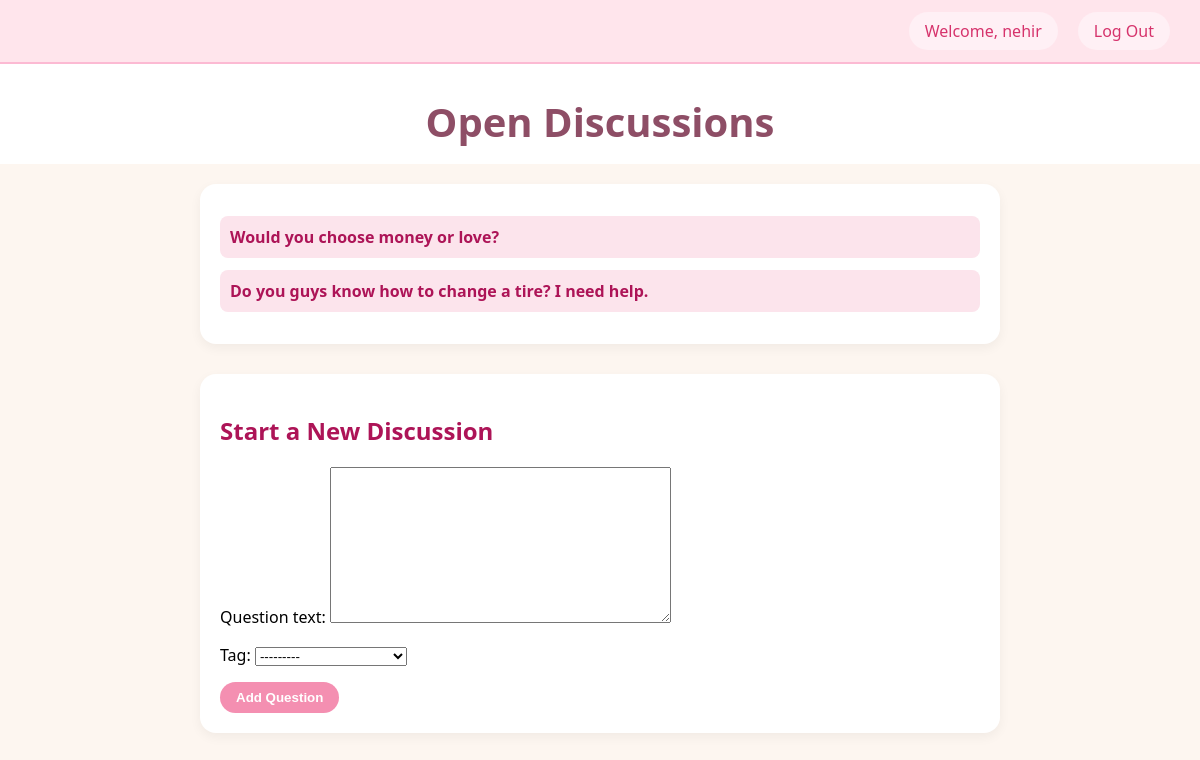
The app's page / (signed in) with its own data.
### topics/models.py (models this page shows, shortened)
class Question(models.Model):
    TAG_CHOICES = [
    ('daily_life', 'Daily Life'),
    ('sports', 'Sports'),
    ('hobbies', 'Hobbies'),
    ('technology', 'Technology'),
    ('education_career', 'Education and Career'),
    ('health_fitness', 'Health and Fitness'),
    ('travel', 'Travel'),
    ('entertainment', 'Entertainment'),
    ('food_cooking', 'Food and Cooking'),
    ('music_arts', 'Music and Arts'),
    ('books_literature', 'Books and Literature'),
    ('relationships', 'Relationships'),
    ('gaming', 'Gaming'),
    ('science_nature', 'Science and Nature'),
    ('other', 'Other'),
]
    question_text = models.TextField()
    tag = models.CharField(max_length=30, choices=TAG_CHOICES)
    pub_date = models.DateTimeField("date published", default=timezone.now)

### topics/views.py (the view)
# urls.py: path("", views.index, name="index"),
def index(request):
    if request.method == "POST":
        form = QuestionForm(request.POST)
        if form.is_valid():
            form.save()
            return redirect("topics:index")
    else:
        form = QuestionForm()
    question_list = Question.objects.order_by("-pub_date")
    return render(request, "topics/index.html", {
        "question_list": question_list,
        "form": form,
    })

### topics/forms.py
class QuestionForm(forms.ModelForm):
    class Meta:
        model = Question
        fields = ['question_text', 'tag']

### topics/TEMPLATES/Topics/index.html (shortened to what this page needs)
<!DOCTYPE html>
<html lang="en">
<head>
</head>
<body>
    <div class="navbar">
        {% if user.is_authenticated %}
            <a href="#">Welcome, {{ user.username }}</a>
            <a href="{% url 'topics:logout' %}">Log Out</a>
        {% else %}
            <a href="{% url 'topics:login' %}">Log In</a>
            <a href="{% url 'topics:sign_up' %}">Sign Up</a>
        {% endif %}
    </div>
    <header>
        <h1>Open Discussions</h1>
    </header>
    <div class="container">
        <div class="question-list">
            {% if question_list %}
                {% for question in question_list %}
                    <div class="question">
                        <a href="{% url 'topics:detail' question.id %}">
                            {{ question.question_text }}
                        </a>
                    </div>
                {% endfor %}
            {% else %}
                <p>No questions have been posted yet.</p>
            {% endif %}
        </div>
        <div class="form-container">
            <h2>Start a New Discussion</h2>
            <form method="POST">
                {{ form.as_p }}
                <button type="submit">Add Question</button>
            </form>
        </div>
    </div>
</body>
</html>

### topics/TEMPLATES/Topics/index.html (style rules this page uses)
body { font-family: 'Segoe UI', sans-serif; background: #fdf6f0; margin: 0; padding: 0; }
.navbar { background: #ffe5ec; padding: 12px 30px; display: flex; justify-content: flex-end; box-shadow: 0 2px 5px rgba(0, 0, 0, 0.05); border-bottom: 2px solid #fcbad3; }
.navbar a { margin-left: 20px; text-decoration: none; color: #d6336c; background-color: #fff0f5; padding: 8px 16px; border-radius: 20px; font-weight: 500; transition: background 0.3s; }
header { text-align: center; padding: 30px 0 15px 0; background-color: #fff; }
header h1 { color: #8e4e66; font-size: 2.5rem; margin: 0; }
.container { max-width: 800px; margin: auto; padding: 20px; }
.question-list, .form-container { background: #fff; padding: 20px; border-radius: 16px; box-shadow: 0 4px 12px rgba(0,0,0,0.05); margin-bottom: 30px; }
.question { margin: 12px 0; padding: 10px; border-radius: 8px; background-color: #fce4ec; }
.question a { text-decoration: none; color: #ad1457; font-weight: bold; }
button { padding: 8px 16px; background-color: #f48fb1; border: none; color: white; border-radius: 20px; cursor: pointer; font-weight: bold; }
h2 { color: #ad1457; }

### records on screen
Question: question_text "Would you choose money or love?"
Question: question_text "Do you guys know how to change a tire? I need help."

### other values on screen
{{ user.username }} "nehir"
